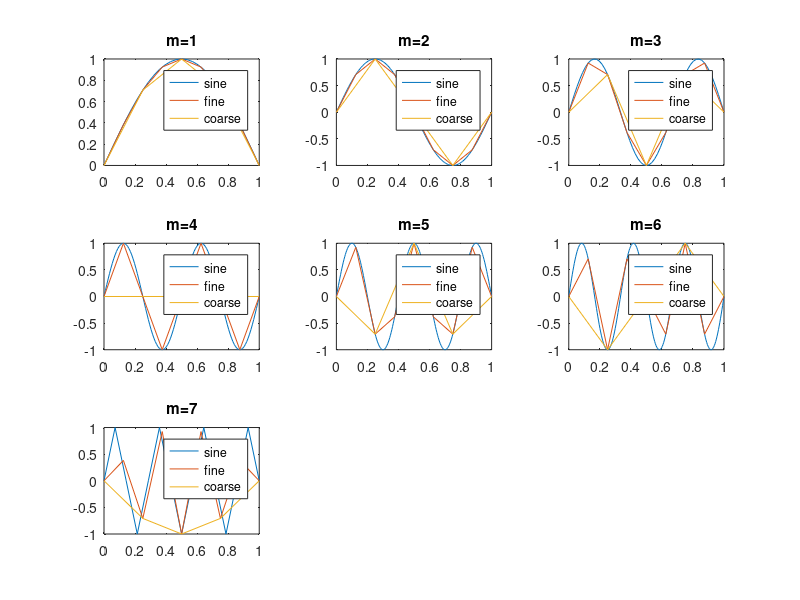

Recreate this plot in MATLAB.
clear all; clc; close all;

K = 4;
N = 2*K;
h = 1/N;
R = zeros(K-1, N-1);
G = ceil(sqrt(8));

for i=1:K-1
    R(i,2*i) = 1;
end

xfine = h * (0:N)';
xcoarse = 2*h * (0:K)';

for m=1:N-1
    subplot(G, G, m);
    fplot(@(x) sin(m * pi * x), [0,1]);
    hold on;
    plot(xfine, sin(m * pi * xfine));
    plot(xcoarse, [0; R*sin(m * pi * xfine(2:N)); 0]);
    legend('sine', 'fine', 'coarse');
    title(sprintf('m=%d', m));
end